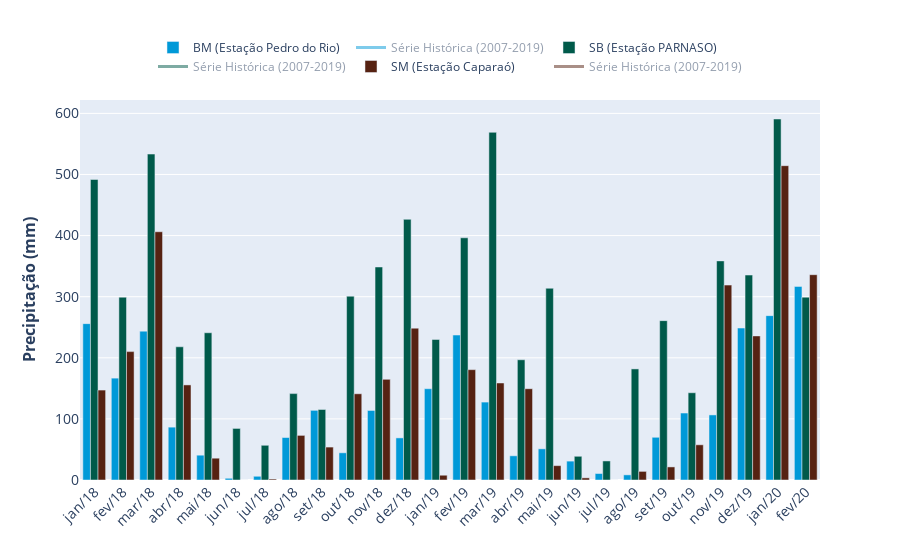

Here is the notebook cell this chart was saved with:
### Markdown cell above
# Criando o 2º gráfico

### Code cell
import plotly.graph_objects as go

blue = 'rgb(0, 153, 216)'
green = 'rgb(0, 90, 74)'
brown = 'rgb(86, 34, 18)'
fig2 = go.Figure()

fig2.add_trace(go.Bar(name='BM (Estação Pedro do Rio)', x=df2['mês'], y=df2['BM (Estação Pedro do Rio)'], marker=dict(color=blue)
))

fig2.add_trace(go.Scatter(name='Série Histórica (2007-2019)', x=df2['mês'], y=df2['sh_BM'], error_y=dict(color='black', type='data', array=df2['sd_BM'] ),line=dict(color=blue, width=3), visible='legendonly'
))

fig2.add_trace(go.Bar(name='SB (Estação PARNASO)',x=df2['mês'], y=df2['SB (Estação PARNASO)'], marker=dict(color=green)
))

fig2.add_trace(go.Scatter(name='Série Histórica (2007-2019)', x=df2['mês'], y=df2['sh_SB'], error_y=dict(color='black', type='data', array=df2['sd_SB']),line=dict(color=green, width=3), visible='legendonly'
))

fig2.add_trace(go.Bar(name='SM (Estação Caparaó)',x=df2['mês'], y=df2['SM (Estação Caparaó)'], marker=dict(color=brown)
))

fig2.add_trace(go.Scatter(name='Série Histórica (2007-2019)', x=df2['mês'], y=df2['sh_SM'], error_y=dict(color='black', type='data', array=df2['sd_SM']),line=dict(color=brown, width=3), visible='legendonly'
))

fig2.update_layout(barmode='group', xaxis_tickangle=-45, font_family='Open Sans', xaxis_tickfont_size=14, yaxis=dict(title='<b>Precipitação (mm)', titlefont_size=16, tickfont_size=14),
legend=dict(orientation='h', xanchor='center', yanchor='bottom', x=0.5, y=1.05
))

fig2.show()

### Figure 1 — Plotly figure (JSON) as saved in the notebook; plotly's stock layout.template omitted (floating-point values rounded to 4 significant figures)
{"data": [{"marker": {"color": "rgb(0, 153, 216)"}, "name": "BM (Estação Pedro do Rio)", "type": "bar", "x": ["jan/18", "fev/18", "mar/18", "abr/18", "mai/18", "jun/18", "jul/18", "ago/18", "set/18", "out/18", "nov/18", "dez/18", "jan/19", "fev/19", "mar/19", "abr/19", "mai/19", "jun/19", "jul/19", "ago/19", "set/19", "out/19", "nov/19", "dez/19", "jan/20", "fev/20"], "y": [255.9, 166.7, 243.6, 86.5, 40.6, 2.8, 6.1, 69.5, 114, 44.5, 113.8, 68.9, 149.4, 237.2, 127.5, 39.6, 51, 30.9, 10.6, 8.4, 69.9, 109.6, 106.5, 248.7, 269, 316.8]}, {"error_y": {"array": [130.5, 66.45, 63.64, 30.26, 19.32, 23.16, 20.68, 17.79, 35.74, 47.4, 54.65, 87.54, 85.93, 66.45, 63.64, 30.26, 19.32, 23.16, 20.68, 17.79, 35.74, 47.4, 54.65, 87.54, 85.93, 66.45], "color": "black", "type": "data"}, "line": {"color": "rgb(0, 153, 216)", "width": 3}, "name": "Série Histórica (2007-2019)", "type": "scatter", "visible": "legendonly", "x": ["jan/18", "fev/18", "mar/18", "abr/18", "mai/18", "jun/18", "jul/18", "ago/18", "set/18", "out/18", "nov/18", "dez/18", "jan/19", "fev/19", "mar/19", "abr/19", "mai/19", "jun/19", "jul/19", "ago/19", "set/19", "out/19", "nov/19", "dez/19", "jan/20", "fev/20"], "y": [260.8, 140.2, 179.2, 62.93, 38.41, 25.74, 20.77, 14.78, 48.86, 96.72, 184.4, 202.3, 260.8, 140.2, 179.2, 62.93, 38.41, 25.74, 20.77, 14.78, 48.86, 96.72, 184.4, 202.3, 260.8, 140.2]}, {"marker": {"color": "rgb(0, 90, 74)"}, "name": "SB (Estação PARNASO)", "type": "bar", "x": ["jan/18", "fev/18", "mar/18", "abr/18", "mai/18", "jun/18", "jul/18", "ago/18", "set/18", "out/18", "nov/18", "dez/18", "jan/19", "fev/19", "mar/19", "abr/19", "mai/19", "jun/19", "jul/19", "ago/19", "set/19", "out/19", "nov/19", "dez/19", "jan/20", "fev/20"], "y": [491.8, 299.2, 533.4, 218, 241, 84.4, 56.8, 141.4, 115.4, 300.8, 348.6, 426.6, 230, 396.4, 569, 196.8, 313.8, 38.8, 31.2, 181.8, 260.8, 142.8, 358.6, 335.4, 590.8, 299.2]}, {"error_y": {"array": [186.2, 118.9, 147.0, 100.8, 69.94, 59.44, 59.29, 52.27, 61.05, 106.2, 114.0, 146.7, 186.2, 118.9, 147.0, 100.8, 69.94, 59.44, 59.29, 52.27, 61.05, 106.2, 114.0, 146.7, 186.2, 118.9], "color": "black", "type": "data"}, "line": {"color": "rgb(0, 90, 74)", "width": 3}, "name": "Série Histórica (2007-2019)", "type": "scatter", "visible": "legendonly", "x": ["jan/18", "fev/18", "mar/18", "abr/18", "mai/18", "jun/18", "jul/18", "ago/18", "set/18", "out/18", "nov/18", "dez/18", "jan/19", "fev/19", "mar/19", "abr/19", "mai/19", "jun/19", "jul/19", "ago/19", "set/19", "out/19", "nov/19", "dez/19", "jan/20", "fev/20"], "y": [411.9, 202.3, 371.1, 244.4, 150.2, 106.0, 84.58, 87.54, 136.8, 230.7, 410.8, 398.8, 411.9, 202.3, 371.1, 244.4, 150.2, 106.0, 84.58, 87.54, 136.8, 230.7, 410.8, 398.8, 411.9, 202.3]}, {"marker": {"color": "rgb(86, 34, 18)"}, "name": "SM (Estação Caparaó)", "type": "bar", "x": ["jan/18", "fev/18", "mar/18", "abr/18", "mai/18", "jun/18", "jul/18", "ago/18", "set/18", "out/18", "nov/18", "dez/18", "jan/19", "fev/19", "mar/19", "abr/19", "mai/19", "jun/19", "jul/19", "ago/19", "set/19", "out/19", "nov/19", "dez/19", "jan/20", "fev/20"], "y": [147.2, 210.1, 406.3, 155.6, 35.7, 0, 1.6, 73, 53.9, 141.1, 164.7, 248.5, 7.8, 180.6, 158.8, 149.4, 23.5, 3.5, 0, 14.1, 21.4, 57.6, 319, 235.8, 514.4, 336]}, {"error_y": {"array": [140.3, 58.82, 121.0, 38.76, 35.84, 19.35, 11.38, 20.26, 35.15, 41.64, 95.26, 122.7, 140.3, 58.82, 121.0, 38.76, 35.84, 19.35, 11.38, 20.26, 35.15, 41.64, 95.26, 122.7, 140.3, 58.82], "color": "black", "type": "data"}, "line": {"color": "rgb(86, 34, 18)", "width": 3}, "name": "Série Histórica (2007-2019)", "type": "scatter", "visible": "legendonly", "x": ["jan/18", "fev/18", "mar/18", "abr/18", "mai/18", "jun/18", "jul/18", "ago/18", "set/18", "out/18", "nov/18", "dez/18", "jan/19", "fev/19", "mar/19", "abr/19", "mai/19", "jun/19", "jul/19", "ago/19", "set/19", "out/19", "nov/19", "dez/19", "jan/20", "fev/20"], "y": [178.0, 119.9, 185.9, 96.65, 45.13, 14.25, 9.25, 17.01, 44.54, 96.5, 225.7, 283.7, 178.0, 119.9, 185.9, 96.65, 45.13, 14.25, 9.25, 17.01, 44.54, 96.5, 225.7, 283.7, 178.0, 119.9]}], "layout": {"barmode": "group", "font": {"family": "Open Sans"}, "legend": {"orientation": "h", "x": 0.5, "xanchor": "center", "y": 1.05, "yanchor": "bottom"}, "xaxis": {"tickangle": -45, "tickfont": {"size": 14}}, "yaxis": {"tickfont": {"size": 14}, "title": {"font": {"size": 16}, "text": "<b>Precipitação (mm)"}}}}
